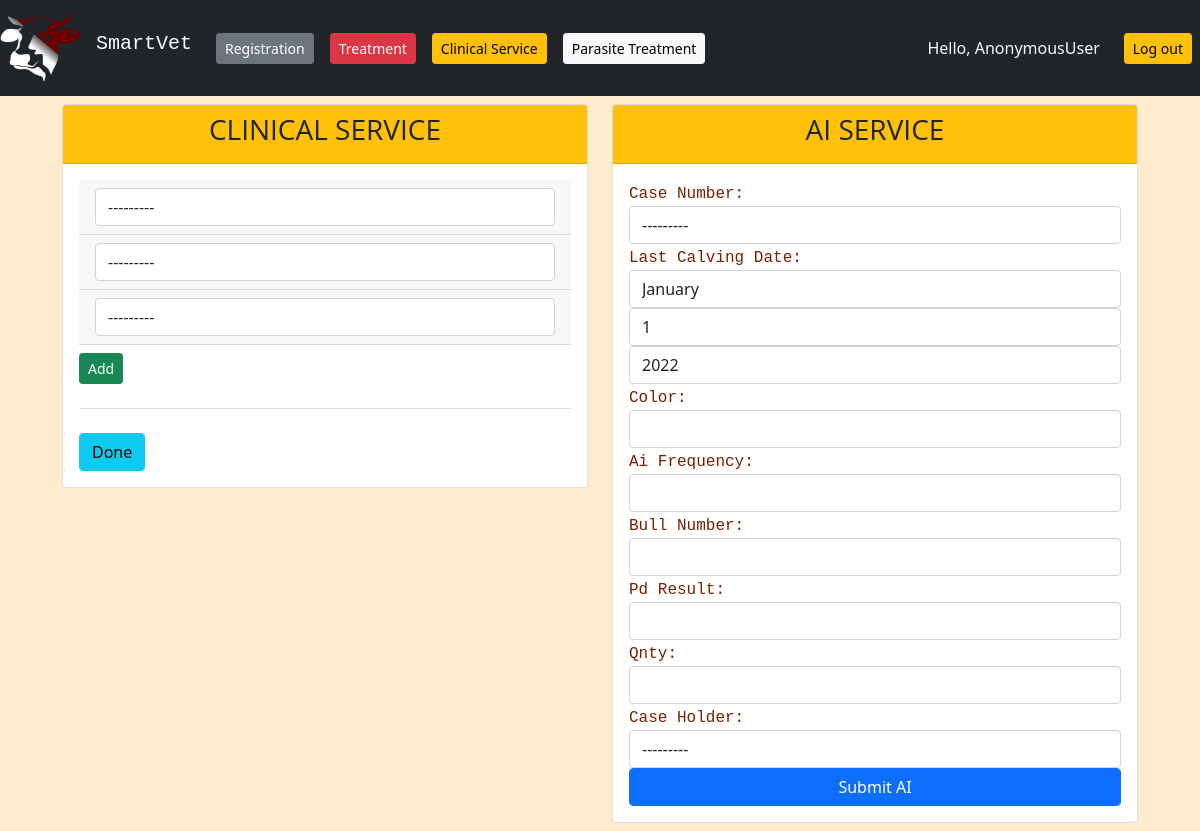
/clinicalservice/aiservice, run on the app's committed database.
### registernewuser/models.py (models this page shows, shortened)
class Customer(models.Model):
    customer_name = models.CharField(max_length=100)
    sub_kebele = models.CharField(max_length=100)
    kebele = models.ForeignKey(Kebele, on_delete=models.CASCADE)
    case_number = models.AutoField(primary_key=True, null=False)
    species = models.ForeignKey(Species, on_delete=models.CASCADE)
    breed = models.ForeignKey(Breed, on_delete=models.CASCADE)
    number_of_animals = models.PositiveIntegerField()
    sex = models.CharField(max_length=10, choices=SEX_CHOICES)
    service_date = models.DateField(auto_now=False, auto_now_add=True)
    treatment_history = models.TextField(max_length=500, null=True)
    mobile_number = models.PositiveIntegerField()
    def __str__(self):
        return str(f"{self.case_number}:{self.customer_name}")

### clinicalservices/models.py (models this page shows, shortened)
class Service(models.Model):
    service_type = models.CharField(max_length=100)
    price = models.DecimalField(
        max_digits=6, decimal_places=2, default=000000.0000)
    def __str__(self):
        return self.service_type

### clinicalservices/views.py (the view, shortened to what this page needs)
# urls.py: path('aiservice', AIServiceView.as_view(), name="aiservice"),
class AIServiceView(View):
    templateURL = 'clinicalservices/index.html'
    form = ClinicalServiceForm()
    ai_form = AIServiceForm()
    def get(self, request):
        context = {'form': self.form,
                   'ai_form': self.ai_form}
        return render(request, self.templateURL, context)

### clinicalservices/forms.py (shortened to what this page needs)
class ClinicalServiceForm(ModelForm):
    class Meta:
        model = ClinicalService
        exclude = ["paid"]
        widgets = {
            'case_number': forms.Select(attrs={'class':'form-control'}),
            'service_type': forms.Select(attrs={'class':'form-control'}),
            'case_holder': forms.Select(attrs={'class':'form-control','type':'hidden'}),
        }

class AIServiceForm(ModelForm):
    class Meta:
        model = AIService
        exclude = ["price"]
        widgets = {
            'case_number': forms.Select(attrs={'class': 'form-control'}),
            'total':forms.NumberInput(attrs={'class':'form-control','type':'hidden'}),
            'last_calving_date': forms.SelectDateWidget(attrs={'class': 'form-control'}),
            'color': forms.TextInput(attrs={'class': 'form-control'}),
            'ai_frequency': forms.TextInput(attrs={'class': 'form-control'}),
            'bull_number': forms.NumberInput(attrs={'class': 'form-control'}),
            'pd_result': forms.TextInput(attrs={'class': 'form-control'}),
            'qnty': forms.NumberInput(attrs={'class': 'form-control'}),
            'case_holder': forms.Select(attrs={'class': 'form-control','type':'hidden'}),
        }

### clinicalservices/templates/clinicalservices/index.html (shortened to what this page needs)
{% extends 'home/home.html' %} {%load static %}  {% block content %}
<div class="col-sm-6 mx-auto">
	<div class="card">
		<div class="card-header bg-warning">
			<h3>Clinical Service</h3>
		</div>
		<div class="card-body">
			<form action="" method="POST">
				<div
					class="form-group font-weight-bold text-secondary text-capitaliz"
					id="service-group"
				>
					{%csrf_token%} {{form.management_form}} {% for form in form %}
					<div class="card-header service-form">{{form}}</div>
					{% endfor %}
					<input
						type="button"
						class="btn btn-success btn-sm mt-2"
						id="add"
						value="Add"
					/>
					<hr class="my-4" />
					<button type="submit" class="btn btn-md btn-info">Done</button>
				</div>
			</form>
		</div>
	</div>
</div>
<div class="col-sm-6 mx-auto">
	<div class="card">
		<div class="card-header bg-warning">
			<h3>AI Service</h3>
		</div>
		<div class="card-body">
			<div class="form-group font-weight-bold text-secondary text-capitalize">
				<form action="{% url 'clinicalservices:aiservice'%}" method="POST">
					{%csrf_token%} {{ai_form}}
					<input
						type="submit"
						value="Submit AI"
						class="btn-md btn-primary form-control"
					/>
				</form>
			</div>
		</div>
	</div>
</div>
{% endblock content %}

### registernewuser/static/registernewuser/css/custom_style.css (style rules this page uses)
h3 { font-family: open sans; font-size: x-large; text-transform: uppercase; text-align: center; font-weight: bold; }
#body { background-color: blanchedalmond; }
label { font-family: monospace; color: rgb(121, 32, 0); }

### home/static/home/style.css (style rules this page uses)
.card-header { font-family: open sans; text-align: center; }

### data on the page
Customer: form "---------", case_number "---------"
Service: form "---------"

### other printed values
{{ request.user }} "AnonymousUser"
